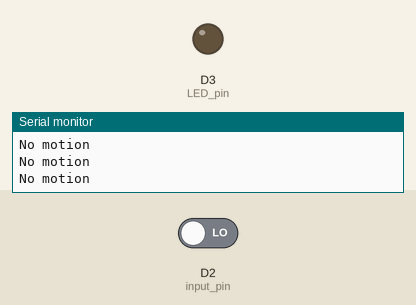
This sketch was run on a simulated ESP8266 (NodeMCU). Shown: output pins drawn as LEDs (lit = HIGH), the last lines printed to the serial monitor. Inputs (shaded band) come from the test bench; at power-on: D2 (input_pin) LOW.

Above: at 1.2 s.
1.3 s: D2 (input_pin) driven HIGH
At 1.8 s:
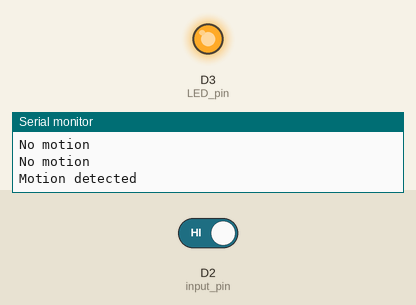
2.9 s: D2 (input_pin) driven LOW
At 4.6 s:
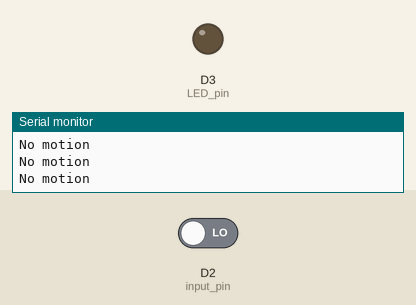
Timing chart, 0 to 6.1 s (numbered marks = the images above; inputs shaded):
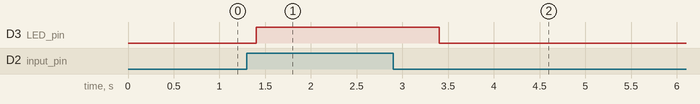

Measured:
- after the input at 1.3 s, D3 (LED_pin): LOW → HIGH after 0.10 s
- after the input at 2.9 s, D3 (LED_pin): HIGH → LOW after 0.50 s

The sketch:

pir_motion_detection.ino
```cpp
#define input_pin D2
#define LED_pin D3


void setup()
{
  Serial.begin(9600);
  pinMode(input_pin, INPUT);
  pinMode(LED_pin, OUTPUT);
}
void loop()
{
  if (digitalRead(input_pin) == HIGH)
  {
    digitalWrite(LED_pin, HIGH);
    Serial.println("Motion detected ");
    delay(1000);
  }
  else
  {
    digitalWrite(LED_pin, LOW);
    Serial.println("No motion ");
    delay(200);
  }
}
```
